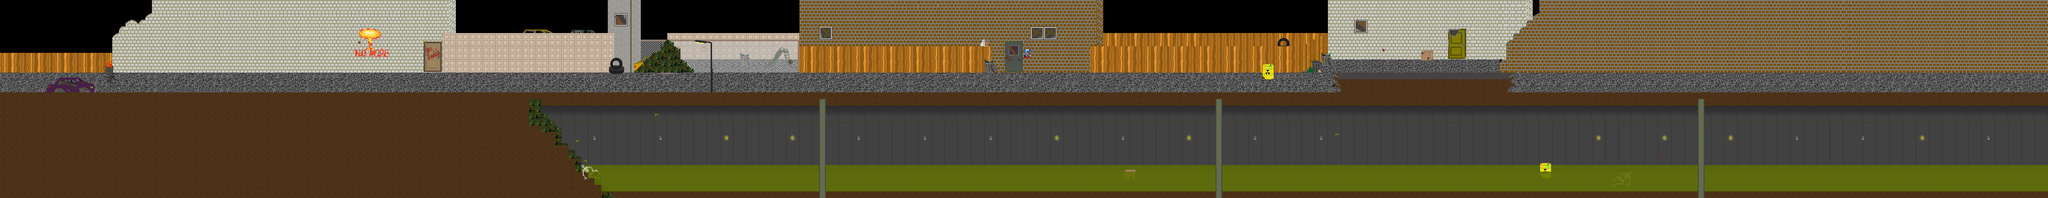

Tiled map render using the project's own tile images. Description and the map definition, with tile-layer contents summarised, below:
An orthogonal 310x30 tile map with 32x32 px tiles, 4 tile layers (lower, backward, middle, forward) and 21 objects.

<map version="1.2" tiledversion="1.2.3" orientation="orthogonal" renderorder="left-down" width="310" height="30" tilewidth="32" tileheight="32" infinite="0" nextlayerid="12" nextobjectid="24">
 <tileset firstgid="1" source="../tileSet.tsx" />
 <objectgroup id="2" name="static-objects">
  <object id="1" x="0" y="384" width="6464" height="32" />
  <object id="3" x="7328" y="384" width="2592" height="64" />
  <object id="4" x="288" y="0" width="32" height="384" />
  <object id="5" x="2784" y="864" width="7136" height="32" />
  <object id="6" x="2812" y="448" width="100" height="416" />
  <object id="7" x="9472" y="448" width="32" height="416">
   <properties>
    <property name="finish" value="" />
   </properties>
  </object>
  <object id="8" x="7328" y="0" width="32" height="384" />
  <object id="13" x="7457.5" y="791.5" width="56" height="71.5">
   <properties>
    <property name="object" value="" />
   </properties>
  </object>
  <object id="16" x="5443" y="822" width="56" height="48">
   <properties>
    <property name="object" value="" />
   </properties>
  </object>
  <object id="18" x="7814.33" y="852" width="96.3333" height="12.6667" />
  <object id="23" x="6115.67" y="310" width="52.6667" height="74.3333">
   <properties>
    <property name="object" value="" />
   </properties>
  </object>
 </objectgroup>
 <objectgroup id="3" name="enemies">
  <object id="9" x="1732" y="347">
   <properties>
    <property name="punk" value="" />
   </properties>
  </object>
  <object id="11" x="3846" y="357">
   <properties>
    <property name="shotgun" value="" />
   </properties>
  </object>
  <object id="12" x="5229" y="353">
   <properties>
    <property name="shotgun" value="" />
   </properties>
  </object>
  <object id="14" x="8770.5" y="836">
   <properties>
    <property name="ross" value="" />
   </properties>
  </object>
  <object id="19" x="1325.33" y="357.333">
   <properties>
    <property name="shotgun" value="" />
   </properties>
  </object>
  <object id="20" x="2881.33" y="366.667">
   <properties>
    <property name="punk" value="" />
   </properties>
  </object>
  <object id="21" x="5693.33" y="361.333">
   <properties>
    <property name="shotgun" value="" />
   </properties>
  </object>
 </objectgroup>
 <objectgroup id="4" name="interactive-objects">
  <object id="15" x="4674.33" y="372.333">
   <properties>
    <property name="hill" value="" />
   </properties>
  </object>
  <object id="17" x="5472" y="811">
   <properties>
    <property name="hill" value="" />
   </properties>
  </object>
  <object id="22" x="6358.67" y="330.667">
   <properties>
    <property name="message" value="" />
   </properties>
  </object>
 </objectgroup>
 <layer id="8" name="lower" width="310" height="30">
  <data>[9300 cells, 8423 non-empty, 89 distinct tile ids]</data>
 </layer>
 <layer id="9" name="backward" width="310" height="30">
  <data>[9300 cells, 888 non-empty, 196 distinct tile ids]</data>
 </layer>
 <layer id="10" name="middle" width="310" height="30">
  <data>[9300 cells, 189 non-empty, 62 distinct tile ids]</data>
 </layer>
 <layer id="11" name="forward" width="310" height="30">
  <data>[9300 cells, 726 non-empty, 28 distinct tile ids]</data>
 </layer>
</map>
